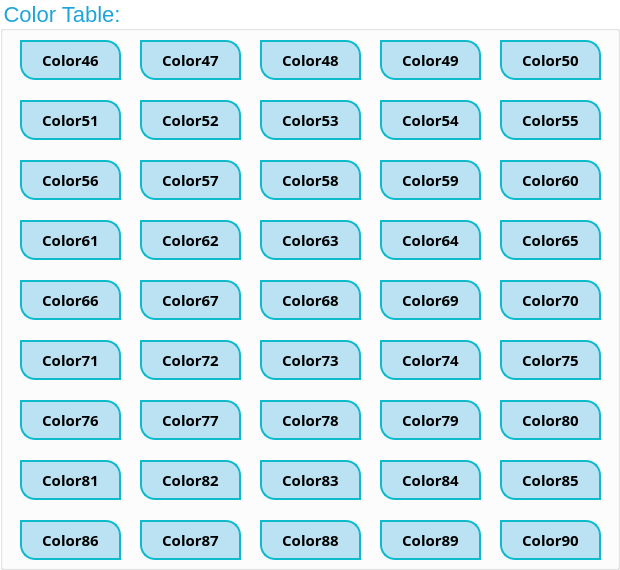
  <widget class="QGroupBox" name="groupBox_2">
   <property name="geometry">
    <rect>
     <x>700</x>
     <y>70</y>
     <width>620</width>
     <height>570</height>
    </rect>
   </property>
   <property name="styleSheet">
    <string notr="true">QGroupBox{
font-size:22px;
color:rgb(29, 165, 219);
background:transparent;
}</string>
   </property>
   <property name="title">
    <string>Color Table:</string>
   </property>
   <widget class="QPushButton" name="pushButtonColor75">
    <property name="geometry">
     <rect>
      <x>500</x>
      <y>340</y>
      <width>101</width>
      <height>40</height>
     </rect>
    </property>
    <property name="font">
     <font>
      <family>Agency FB</family>
      <pointsize>11</pointsize>
      <weight>75</weight>
      <bold>true</bold>
     </font>
    </property>
    <property name="styleSheet">
     <string notr="true">QPushButton{
border:2px solid #0fbacd;
border-top-right-radius: 15px;
border-bottom-left-radius: 15px;
color:rgb(255	,96	, 0);
ont-size:22px;
background:rgba(29, 165, 219, 0.3);
}</string>
    </property>
    <property name="text">
     <string>Color75</string>
    </property>
   </widget>
   <widget class="QPushButton" name="pushButtonColor55">
    <property name="geometry">
     <rect>
      <x>500</x>
      <y>100</y>
      <width>101</width>
      <height>40</height>
     </rect>
    </property>
    <property name="font">
     <font>
      <family>Agency FB</family>
      <pointsize>11</pointsize>
      <weight>75</weight>
      <bold>true</bold>
     </font>
    </property>
    <property name="styleSheet">
     <string notr="true">QPushButton{
border:2px solid #0fbacd;
border-top-right-radius: 15px;
border-bottom-left-radius: 15px;
color:rgb(93	,111, 	150);
ont-size:22px;
background:rgba(29, 165, 219, 0.3);
}</string>
    </property>
    <property name="text">
     <string>Color55</string>
    </property>
   </widget>
   <widget class="QPushButton" name="pushButtonColor85">
    <property name="geometry">
     <rect>
      <x>500</x>
      <y>460</y>
      <width>101</width>
      <height>40</height>
     </rect>
    </property>
    <property name="font">
     <font>
      <family>Agency FB</family>
      <pointsize>11</pointsize>
      <weight>75</weight>
      <bold>true</bold>
     </font>
    </property>
    <property name="styleSheet">
     <string notr="true">QPushButton{
border:2px solid #0fbacd;
border-top-right-radius: 15px;
border-bottom-left-radius: 15px;
color:rgb(135	,255, 	126);
ont-size:22px;
background:rgba(29, 165, 219, 0.3);
}</string>
    </property>
    <property name="text">
     <string>Color85</string>
    </property>
   </widget>
   <widget class="QPushButton" name="pushButtonColor73">
    <property name="geometry">
     <rect>
      <x>260</x>
      <y>340</y>
      <width>101</width>
      <height>40</height>
     </rect>
    </property>
    <property name="font">
     <font>
      <family>Agency FB</family>
      <pointsize>11</pointsize>
      <weight>75</weight>
      <bold>true</bold>
     </font>
    </property>
    <property name="styleSheet">
     <string notr="true">QPushButton{
border:2px solid #0fbacd;
border-top-right-radius: 15px;
border-bottom-left-radius: 15px;
color:rgb(255	,64	, 0);
ont-size:22px;
background:rgba(29, 165, 219, 0.3);
}</string>
    </property>
    <property name="text">
     <string>Color73</string>
    </property>
   </widget>
   <widget class="QPushButton" name="pushButtonColor46">
    <property name="geometry">
     <rect>
      <x>20</x>
      <y>40</y>
      <width>101</width>
      <height>40</height>
     </rect>
    </property>
    <property name="font">
     <font>
      <family>Agency FB</family>
      <pointsize>11</pointsize>
      <weight>75</weight>
      <bold>true</bold>
     </font>
    </property>
    <property name="styleSheet">
     <string notr="true">QPushButton{
border:2px solid #0fbacd;
border-top-right-radius: 15px;
border-bottom-left-radius: 15px;
color:rgb(15	,255, 	112);
ont-size:22px;
background:rgba(29, 165, 219, 0.3);
}</string>
    </property>
    <property name="text">
     <string>Color46</string>
    </property>
   </widget>
   <widget class="QPushButton" name="pushButtonColor83">
    <property name="geometry">
     <rect>
      <x>260</x>
      <y>460</y>
      <width>101</width>
      <height>40</height>
     </rect>
    </property>
    <property name="font">
     <font>
      <family>Agency FB</family>
      <pointsize>11</pointsize>
      <weight>75</weight>
      <bold>true</bold>
     </font>
    </property>
    <property name="styleSheet">
     <string notr="true">QPushButton{
border:2px solid #0fbacd;
border-top-right-radius: 15px;
border-bottom-left-radius: 15px;
color:rgb(159	,224, 	62);
ont-size:22px;
background:rgba(29, 165, 219, 0.3);
}</string>
    </property>
    <property name="text">
     <string>Color83</string>
    </property>
   </widget>
   <widget class="QPushButton" name="pushButtonColor66">
    <property name="geometry">
     <rect>
      <x>20</x>
      <y>280</y>
      <width>101</width>
      <height>40</height>
     </rect>
    </property>
    <property name="font">
     <font>
      <family>Agency FB</family>
      <pointsize>11</pointsize>
      <weight>75</weight>
      <bold>true</bold>
     </font>
    </property>
    <property name="styleSheet">
     <string notr="true">QPushButton{
border:2px solid #0fbacd;
border-top-right-radius: 15px;
border-bottom-left-radius: 15px;
color:rgb(255	,0	, 107);
ont-size:22px;
background:rgba(29, 165, 219, 0.3);
}</string>
    </property>
    <property name="text">
     <string>Color66</string>
    </property>
   </widget>
   <widget class="QPushButton" name="pushButtonColor81">
    <property name="geometry">
     <rect>
      <x>20</x>
      <y>460</y>
      <width>101</width>
      <height>40</height>
     </rect>
    </property>
    <property name="font">
     <font>
      <family>Agency FB</family>
      <pointsize>11</pointsize>
      <weight>75</weight>
      <bold>true</bold>
     </font>
    </property>
    <property name="styleSheet">
     <string notr="true">QPushButton{
border:2px solid #0fbacd;
border-top-right-radius: 15px;
border-bottom-left-radius: 15px;
color:rgb(183	,192, 	0);
ont-size:22px;
background:rgba(29, 165, 219, 0.3);
}</string>
    </property>
    <property name="text">
     <string>Color81</string>
    </property>
   </widget>
   <widget class="QPushButton" name="pushButtonColor50">
    <property name="geometry">
     <rect>
      <x>500</x>
      <y>40</y>
      <width>101</width>
      <height>40</height>
     </rect>
    </property>
    <property name="font">
     <font>
      <family>Agency FB</family>
      <pointsize>11</pointsize>
      <weight>75</weight>
      <bold>true</bold>
     </font>
    </property>
    <property name="styleSheet">
     <string notr="true">QPushButton{
border:2px solid #0fbacd;
border-top-right-radius: 15px;
border-bottom-left-radius: 15px;
color:rgb(28	,231, 	150);
ont-size:22px;
background:rgba(29, 165, 219, 0.3);
}</string>
    </property>
    <property name="text">
     <string>Color50</string>
    </property>
   </widget>
   <widget class="QPushButton" name="pushButtonColor74">
    <property name="geometry">
     <rect>
      <x>380</x>
      <y>340</y>
      <width>101</width>
      <height>40</height>
     </rect>
    </property>
    <property name="font">
     <font>
      <family>Agency FB</family>
      <pointsize>11</pointsize>
      <weight>75</weight>
      <bold>true</bold>
     </font>
    </property>
    <property name="styleSheet">
     <string notr="true">QPushButton{
border:2px solid #0fbacd;
border-top-right-radius: 15px;
border-bottom-left-radius: 15px;
color:rgb(255	,80	, 0 );
ont-size:22px;
background:rgba(29, 165, 219, 0.3);
}</string>
    </property>
    <property name="text">
     <string>Color74</string>
    </property>
   </widget>
   <widget class="QPushButton" name="pushButtonColor56">
    <property name="geometry">
     <rect>
      <x>20</x>
      <y>160</y>
      <width>101</width>
      <height>40</height>
     </rect>
    </property>
    <property name="font">
     <font>
      <family>Agency FB</family>
      <pointsize>11</pointsize>
      <weight>75</weight>
      <bold>true</bold>
     </font>
    </property>
    <property name="styleSheet">
     <string notr="true">QPushButton{
border:2px solid #0fbacd;
border-top-right-radius: 15px;
border-bottom-left-radius: 15px;
color:rgb(100	,100, 	150);
ont-size:22px;
background:rgba(29, 165, 219, 0.3);
}</string>
    </property>
    <property name="text">
     <string>Color56</string>
    </property>
   </widget>
   <widget class="QPushButton" name="pushButtonColor71">
    <property name="geometry">
     <rect>
      <x>20</x>
      <y>340</y>
      <width>101</width>
      <height>40</height>
     </rect>
    </property>
    <property name="font">
     <font>
      <family>Agency FB</family>
      <pointsize>11</pointsize>
      <weight>75</weight>
      <bold>true</bold>
     </font>
    </property>
    <property name="styleSheet">
     <string notr="true">QPushButton{
border:2px solid #0fbacd;
border-top-right-radius: 15px;
border-bottom-left-radius: 15px;
color:rgb(255	,32	, 0);
ont-size:22px;
background:rgba(29, 165, 219, 0.3);
}</string>
    </property>
    <property name="text">
     <string>Color71</string>
    </property>
   </widget>
   <widget class="QPushButton" name="pushButtonColor72">
    <property name="geometry">
     <rect>
      <x>140</x>
      <y>340</y>
      <width>101</width>
      <height>40</height>
     </rect>
    </property>
    <property name="font">
     <font>
      <family>Agency FB</family>
      <pointsize>11</pointsize>
      <weight>75</weight>
      <bold>true</bold>
     </font>
    </property>
    <property name="styleSheet">
     <string notr="true">QPushButton{
border:2px solid #0fbacd;
border-top-right-radius: 15px;
border-bottom-left-radius: 15px;
color:rgb(255	,48	, 0);
ont-size:22px;
background:rgba(29, 165, 219, 0.3);
}</string>
    </property>
    <property name="text">
     <string>Color72</string>
    </property>
   </widget>
   <widget class="QPushButton" name="pushButtonColor67">
    <property name="geometry">
     <rect>
      <x>140</x>
      <y>280</y>
      <width>101</width>
      <height>40</height>
     </rect>
    </property>
    <property name="font">
     <font>
      <family>Agency FB</family>
      <pointsize>11</pointsize>
      <weight>75</weight>
      <bold>true</bold>
     </font>
    </property>
    <property name="styleSheet">
     <string notr="true">QPushButton{
border:2px solid #0fbacd;
border-top-right-radius: 15px;
border-bottom-left-radius: 15px;
color:rgb(255	,0	, 70);
ont-size:22px;
background:rgba(29, 165, 219, 0.3);
}</string>
    </property>
    <property name="text">
     <string>Color67</string>
    </property>
   </widget>
   <widget class="QPushButton" name="pushButtonColor89">
    <property name="geometry">
     <rect>
      <x>380</x>
      <y>520</y>
      <width>101</width>
      <height>40</height>
     </rect>
    </property>
    <property name="font">
     <font>
      <family>Agency FB</family>
      <pointsize>11</pointsize>
      <weight>75</weight>
      <bold>true</bold>
     </font>
    </property>
    <property name="styleSheet">
     <string notr="true">QPushButton{
border:2px solid #0fbacd;
border-top-right-radius: 15px;
border-bottom-left-radius: 15px;
color:rgb(87	,255, 	255);
ont-size:22px;
background:rgba(29, 165, 219, 0.3);
}</string>
    </property>
    <property name="text">
     <string>Color89</string>
    </property>
   </widget>
   <widget class="QPushButton" name="pushButtonColor60">
    <property name="geometry">
     <rect>
      <x>500</x>
      <y>160</y>
      <width>101</width>
      <height>40</height>
     </rect>
    </property>
    <property name="font">
     <font>
      <family>Agency FB</family>
      <pointsize>11</pointsize>
      <weight>75</weight>
      <bold>true</bold>
     </font>
    </property>
    <property name="styleSheet">
     <string notr="true">QPushButton{
border:2px solid #0fbacd;
border-top-right-radius: 15px;
border-bottom-left-radius: 15px;
color:rgb(216	,44	, 222);
ont-size:22px;
background:rgba(29, 165, 219, 0.3);
}</string>
    </property>
    <property name="text">
     <string>Color60</string>
    </property>
   </widget>
   <widget class="QPushButton" name="pushButtonColor87">
    <property name="geometry">
     <rect>
      <x>140</x>
      <y>520</y>
      <width>101</width>
      <height>40</height>
     </rect>
    </property>
    <property name="font">
     <font>
      <family>Agency FB</family>
      <pointsize>11</pointsize>
      <weight>75</weight>
      <bold>true</bold>
     </font>
    </property>
    <property name="styleSheet">
     <string notr="true">QPushButton{
border:2px solid #0fbacd;
border-top-right-radius: 15px;
border-bottom-left-radius: 15px;
color:rgb(111	,255, 	190);
ont-size:22px;
background:rgba(29, 165, 219, 0.3);
}</string>
    </property>
    <property name="text">
     <string>Color87</string>
    </property>
   </widget>
   <widget class="QPushButton" name="pushButtonColor61">
    <property name="geometry">
     <rect>
      <x>20</x>
      <y>220</y>
      <width>101</width>
      <height>40</height>
     </rect>
    </property>
    <property name="font">
     <font>
      <family>Agency FB</family>
      <pointsize>11</pointsize>
      <weight>75</weight>
      <bold>true</bold>
     </font>
    </property>
    <property name="styleSheet">
     <string notr="true">QPushButton{
border:2px solid #0fbacd;
border-top-right-radius: 15px;
border-bottom-left-radius: 15px;
color:rgb(245	,30	, 240);
ont-size:22px;
background:rgba(29, 165, 219, 0.3);
}</string>
    </property>
    <property name="text">
     <string>Color61</string>
    </property>
   </widget>
   <widget class="QPushButton" name="pushButtonColor63">
    <property name="geometry">
     <rect>
      <x>260</x>
      <y>220</y>
      <width>101</width>
      <height>40</height>
     </rect>
    </property>
    <property name="font">
     <font>
      <family>Agency FB</family>
      <pointsize>11</pointsize>
      <weight>75</weight>
      <bold>true</bold>
     </font>
    </property>
    <property name="styleSheet">
     <string notr="true">QPushButton{
border:2px solid #0fbacd;
border-top-right-radius: 15px;
border-bottom-left-radius: 15px;
color:rgb(255	,0	, 218);
ont-size:22px;
background:rgba(29, 165, 219, 0.3);
}</string>
    </property>
    <property name="text">
     <string>Color63</string>
    </property>
   </widget>
   <widget class="QPushButton" name="pushButtonColor51">
    <property name="geometry">
     <rect>
      <x>20</x>
      <y>100</y>
      <width>101</width>
      <height>40</height>
     </rect>
    </property>
    <property name="font">
     <font>
      <family>Agency FB</family>
      <pointsize>11</pointsize>
      <weight>75</weight>
      <bold>true</bold>
     </font>
    </property>
    <property name="styleSheet">
     <string notr="true">QPushButton{
border:2px solid #0fbacd;
border-top-right-radius: 15px;
border-bottom-left-radius: 15px;
color:rgb(41	,207, 	150);
ont-size:22px;
background:rgba(29, 165, 219, 0.3);
}</string>
    </property>
    <property name="text">
     <string>Color51</string>
    </property>
   </widget>
   <widget class="QPushButton" name="pushButtonColor80">
    <property name="geometry">
     <rect>
      <x>500</x>
      <y>400</y>
      <width>101</width>
      <height>40</height>
     </rect>
    </property>
    <property name="font">
     <font>
      <family>Agency FB</family>
      <pointsize>11</pointsize>
      <weight>75</weight>
      <bold>true</bold>
     </font>
    </property>
    <property name="styleSheet">
     <string notr="true">QPushButton{
border:2px solid #0fbacd;
border-top-right-radius: 15px;
border-bottom-left-radius: 15px;
color:rgb(195	,176, 	0);
ont-size:22px;
background:rgba(29, 165, 219, 0.3);
}</string>
    </property>
    <property name="text">
     <string>Color80</string>
    </property>
   </widget>
   <widget class="QPushButton" name="pushButtonColor48">
    <property name="geometry">
     <rect>
      <x>260</x>
      <y>40</y>
      <width>101</width>
      <height>40</height>
     </rect>
    </property>
    <property name="font">
     <font>
      <family>Agency FB</family>
      <pointsize>11</pointsize>
      <weight>75</weight>
      <bold>true</bold>
     </font>
    </property>
    <property name="styleSheet">
     <string notr="true">QPushButton{
border:2px solid #0fbacd;
border-top-right-radius: 15px;
border-bottom-left-radius: 15px;
color:rgb(15	,255, 	138);
ont-size:22px;
background:rgba(29, 165, 219, 0.3);
}</string>
    </property>
    <property name="text">
     <string>Color48</string>
    </property>
   </widget>
   <widget class="QPushButton" name="pushButtonColor76">
    <property name="geometry">
     <rect>
      <x>20</x>
      <y>400</y>
      <width>101</width>
      <height>40</height>
     </rect>
    </property>
    <property name="font">
     <font>
      <family>Agency FB</family>
      <pointsize>11</pointsize>
      <weight>75</weight>
      <bold>true</bold>
     </font>
    </property>
    <property name="styleSheet">
     <string notr="true">QPushButton{
border:2px solid #0fbacd;
border-top-right-radius: 15px;
border-bottom-left-radius: 15px;
color:rgb(236	,112, 	0);
ont-size:22px;
background:rgba(29, 165, 219, 0.3);
}</string>
    </property>
    <property name="text">
     <string>Color76</string>
    </property>
   </widget>
   <widget class="QPushButton" name="pushButtonColor69">
    <property name="geometry">
     <rect>
      <x>380</x>
      <y>280</y>
      <width>101</width>
      <height>40</height>
     </rect>
    </property>
    <property name="font">
     <font>
      <family>Agency FB</family>
      <pointsize>11</pointsize>
      <weight>75</weight>
      <bold>true</bold>
     </font>
    </property>
    <property name="styleSheet">
     <string notr="true">QPushButton{
border:2px solid #0fbacd;
border-top-right-radius: 15px;
border-bottom-left-radius: 15px;
color:rgb(255	,0	, 5);
ont-size:22px;
background:rgba(29, 165, 219, 0.3);
}</string>
    </property>
    <property name="text">
     <string>Color69</string>
    </property>
   </widget>
   <widget class="QPushButton" name="pushButtonColor54">
    <property name="geometry">
     <rect>
      <x>380</x>
      <y>100</y>
      <width>101</width>
      <height>40</height>
     </rect>
    </property>
    <property name="font">
     <font>
      <family>Agency FB</family>
      <pointsize>11</pointsize>
      <weight>75</weight>
      <bold>true</bold>
     </font>
    </property>
    <property name="styleSheet">
     <string notr="true">QPushButton{
border:2px solid #0fbacd;
border-top-right-radius: 15px;
border-bottom-left-radius: 15px;
color:rgb(80	,135, 	150);
ont-size:22px;
background:rgba(29, 165, 219, 0.3);
}</string>
    </property>
    <property name="text">
     <string>Color54</string>
    </property>
   </widget>
   <widget class="QPushButton" name="pushButtonColor64">
    <property name="geometry">
     <rect>
      <x>380</x>
      <y>220</y>
      <width>101</width>
      <height>40</height>
     </rect>
    </property>
    <property name="font">
     <font>
      <family>Agency FB</family>
      <pointsize>11</pointsize>
      <weight>75</weight>
      <bold>true</bold>
     </font>
    </property>
    <property name="styleSheet">
     <string notr="true">QPushButton{
border:2px solid #0fbacd;
border-top-right-radius: 15px;
border-bottom-left-radius: 15px;
color:rgb(255	,0	, 181);
ont-size:22px;
background:rgba(29, 165, 219, 0.3);
}</string>
    </property>
    <property name="text">
     <string>Color64</string>
    </property>
   </widget>
   <widget class="QPushButton" name="pushButtonColor57">
    <property name="geometry">
     <rect>
      <x>140</x>
      <y>160</y>
      <width>101</width>
      <height>40</height>
     </rect>
    </property>
    <property name="font">
     <font>
      <family>Agency FB</family>
      <pointsize>11</pointsize>
      <weight>75</weight>
      <bold>true</bold>
     </font>
    </property>
    <property name="styleSheet">
     <string notr="true">QPushButton{
border:2px solid #0fbacd;
border-top-right-radius: 15px;
border-bottom-left-radius: 15px;
color:rgb(129	,86	, 168);
ont-size:22px;
background:rgba(29, 165, 219, 0.3);
}</string>
    </property>
    <property name="text">
     <string>Color57</string>
    </property>
   </widget>
   <widget class="QPushButton" name="pushButtonColor88">
    <property name="geometry">
     <rect>
      <x>260</x>
      <y>520</y>
      <width>101</width>
      <height>40</height>
     </rect>
    </property>
    <property name="font">
     <font>
      <family>Agency FB</family>
      <pointsize>11</pointsize>
      <weight>75</weight>
      <bold>true</bold>
     </font>
    </property>
    <property name="styleSheet">
     <string notr="true">QPushButton{
border:2px solid #0fbacd;
border-top-right-radius: 15px;
border-bottom-left-radius: 15px;
color:rgb(99	,255, 	222);
ont-size:22px;
background:rgba(29, 165, 219, 0.3);
}</string>
    </property>
    <property name="text">
     <string>Color88</string>
    </property>
   </widget>
   <widget class="QPushButton" name="pushButtonColor70">
    <property name="geometry">
     <rect>
      <x>500</x>
      <y>280</y>
      <width>101</width>
      <height>40</height>
     </rect>
    </property>
    <property name="font">
     <font>
      <family>Agency FB</family>
      <pointsize>11</pointsize>
      <weight>75</weight>
      <bold>true</bold>
     </font>
    </property>
    <property name="styleSheet">
     <string notr="true">QPushButton{
border:2px solid #0fbacd;
border-top-right-radius: 15px;
border-bottom-left-radius: 15px;
color:rgb(255	,16	, 0 );
ont-size:22px;
background:rgba(29, 165, 219, 0.3);
}</string>
    </property>
    <property name="text">
     <string>Color70</string>
    </property>
   </widget>
   <widget class="QPushButton" name="pushButtonColor68">
    <property name="geometry">
     <rect>
      <x>260</x>
      <y>280</y>
      <width>101</width>
      <height>40</height>
     </rect>
    </property>
    <property name="font">
     <font>
      <family>Agency FB</family>
      <pointsize>11</pointsize>
      <weight>75</weight>
      <bold>true</bold>
     </font>
    </property>
    <property name="styleSheet">
     <string notr="true">QPushButton{
border:2px solid #0fbacd;
border-top-right-radius: 15px;
border-bottom-left-radius: 15px;
color:rgb(255	,0	, 33);
ont-size:22px;
background:rgba(29, 165, 219, 0.3);
}</string>
    </property>
    <property name="text">
     <string>Color68</string>
    </property>
   </widget>
   <widget class="QPushButton" name="pushButtonColor49">
    <property name="geometry">
     <rect>
      <x>380</x>
      <y>40</y>
      <width>101</width>
      <height>40</height>
     </rect>
    </property>
    <property name="font">
     <font>
      <family>Agency FB</family>
      <pointsize>11</pointsize>
      <weight>75</weight>
      <bold>true</bold>
     </font>
    </property>
    <property name="styleSheet">
     <string notr="true">QPushButton{
border:2px solid #0fbacd;
border-top-right-radius: 15px;
border-bottom-left-radius: 15px;
color:rgb(15	,255, 	150);
ont-size:22px;
background:rgba(29, 165, 219, 0.3);
}</string>
    </property>
    <property name="text">
     <string>Color49</string>
    </property>
   </widget>
   <widget class="QPushButton" name="pushButtonColor86">
    <property name="geometry">
     <rect>
      <x>20</x>
      <y>520</y>
      <width>101</width>
      <height>40</height>
     </rect>
    </property>
    <property name="font">
     <font>
      <family>Agency FB</family>
      <pointsize>11</pointsize>
      <weight>75</weight>
      <bold>true</bold>
     </font>
    </property>
    <property name="styleSheet">
     <string notr="true">QPushButton{
border:2px solid #0fbacd;
border-top-right-radius: 15px;
border-bottom-left-radius: 15px;
color:rgb(123	,255, 	158);
ont-size:22px;
background:rgba(29, 165, 219, 0.3);
}</string>
    </property>
    <property name="text">
     <string>Color86</string>
    </property>
   </widget>
   <widget class="QPushButton" name="pushButtonColor78">
    <property name="geometry">
     <rect>
      <x>260</x>
      <y>400</y>
      <width>101</width>
      <height>40</height>
     </rect>
    </property>
    <property name="font">
     <font>
      <family>Agency FB</family>
      <pointsize>11</pointsize>
      <weight>75</weight>
      <bold>true</bold>
     </font>
    </property>
    <property name="styleSheet">
     <string notr="true">QPushButton{
border:2px solid #0fbacd;
border-top-right-radius: 15px;
border-bottom-left-radius: 15px;
color:rgb(219	,144, 	0);
ont-size:22px;
background:rgba(29, 165, 219, 0.3);
}</string>
    </property>
    <property name="text">
     <string>Color78</string>
    </property>
   </widget>
   <widget class="QPushButton" name="pushButtonColor84">
    <property name="geometry">
     <rect>
      <x>380</x>
      <y>460</y>
      <width>101</width>
      <height>40</height>
     </rect>
    </property>
    <property name="font">
     <font>
      <family>Agency FB</family>
      <pointsize>11</pointsize>
      <weight>75</weight>
      <bold>true</bold>
     </font>
    </property>
    <property name="styleSheet">
     <string notr="true">QPushButton{
border:2px solid #0fbacd;
border-top-right-radius: 15px;
border-bottom-left-radius: 15px;
color:rgb(147	,240, 	94);
ont-size:22px;
background:rgba(29, 165, 219, 0.3);
}</string>
    </property>
    <property name="text">
     <string>Color84</string>
    </property>
   </widget>
   <widget class="QPushButton" name="pushButtonColor90">
    <property name="geometry">
     <rect>
      <x>500</x>
      <y>520</y>
      <width>101</width>
      <height>40</height>
     </rect>
    </property>
    <property name="font">
     <font>
      <family>Agency FB</family>
      <pointsize>11</pointsize>
      <weight>75</weight>
      <bold>true</bold>
     </font>
    </property>
    <property name="styleSheet">
     <string notr="true">QPushButton{
border:2px solid #0fbacd;
border-top-right-radius: 15px;
border-bottom-left-radius: 15px;
color:rgb(75	,255, 	255);
ont-size:22px;
background:rgba(29, 165, 219, 0.3);
}</string>
    </property>
    <property name="text">
     <string>Color90</string>
    </property>
   </widget>
   <widget class="QPushButton" name="pushButtonColor62">
    <property name="geometry">
     <rect>
      <x>140</x>
      <y>220</y>
      <width>101</width>
      <height>40</height>
     </rect>
    </property>
    <property name="font">
     <font>
      <family>Agency FB</family>
      <pointsize>11</pointsize>
      <weight>75</weight>
      <bold>true</bold>
     </font>
    </property>
    <property name="styleSheet">
     <string notr="true">QPushButton{
border:2px solid #0fbacd;
border-top-right-radius: 15px;
border-bottom-left-radius: 15px;
color:rgb(255	,0	, 255);
ont-size:22px;
background:rgba(29, 165, 219, 0.3);
}</string>
    </property>
    <property name="text">
     <string>Color62</string>
    </property>
   </widget>
   <widget class="QPushButton" name="pushButtonColor79">
    <property name="geometry">
     <rect>
      <x>380</x>
      <y>400</y>
      <width>101</width>
      <height>40</height>
     </rect>
    </property>
    <property name="font">
     <font>
      <family>Agency FB</family>
      <pointsize>11</pointsize>
      <weight>75</weight>
      <bold>true</bold>
     </font>
    </property>
    <property name="styleSheet">
     <string notr="true">QPushButton{
border:2px solid #0fbacd;
border-top-right-radius: 15px;
border-bottom-left-radius: 15px;
color:rgb(207	,160, 	0);
ont-size:22px;
background:rgba(29, 165, 219, 0.3);
}</string>
    </property>
    <property name="text">
     <string>Color79</string>
    </property>
   </widget>
   <widget class="QPushButton" name="pushButtonColor53">
    <property name="geometry">
     <rect>
      <x>260</x>
      <y>100</y>
      <width>101</width>
      <height>40</height>
     </rect>
    </property>
    <property name="font">
     <font>
      <family>Agency FB</family>
      <pointsize>11</pointsize>
      <weight>75</weight>
      <bold>true</bold>
     </font>
    </property>
    <property name="styleSheet">
     <string notr="true">QPushButton{
border:2px solid #0fbacd;
border-top-right-radius: 15px;
border-bottom-left-radius: 15px;
color:rgb(67	,159, 	150);
ont-size:22px;
background:rgba(29, 165, 219, 0.3);
}</string>
    </property>
    <property name="text">
     <string>Color53</string>
    </property>
   </widget>
   <widget class="QPushButton" name="pushButtonColor82">
    <property name="geometry">
     <rect>
      <x>140</x>
      <y>460</y>
      <width>101</width>
      <height>40</height>
     </rect>
    </property>
    <property name="font">
     <font>
      <family>Agency FB</family>
      <pointsize>11</pointsize>
      <weight>75</weight>
      <bold>true</bold>
     </font>
    </property>
    <property name="styleSheet">
     <string notr="true">QPushButton{
border:2px solid #0fbacd;
border-top-right-radius: 15px;
border-bottom-left-radius: 15px;
color:rgb(171	,208, 	30);
ont-size:22px;
background:rgba(29, 165, 219, 0.3);
}</string>
    </property>
    <property name="text">
     <string>Color82</string>
    </property>
   </widget>
   <widget class="QPushButton" name="pushButtonColor59">
    <property name="geometry">
     <rect>
      <x>380</x>
      <y>160</y>
      <width>101</width>
      <height>40</height>
     </rect>
    </property>
    <property name="font">
     <font>
      <family>Agency FB</family>
      <pointsize>11</pointsize>
      <weight>75</weight>
      <bold>true</bold>
     </font>
    </property>
    <property name="styleSheet">
     <string notr="true">QPushButton{
border:2px solid #0fbacd;
border-top-right-radius: 15px;
border-bottom-left-radius: 15px;
color:rgb(187	,58	, 204);
ont-size:22px;
background:rgba(29, 165, 219, 0.3);
}</string>
    </property>
    <property name="text">
     <string>Color59</string>
    </property>
   </widget>
   <widget class="QPushButton" name="pushButtonColor77">
    <property name="geometry">
     <rect>
      <x>140</x>
      <y>400</y>
      <width>101</width>
      <height>40</height>
     </rect>
    </property>
    <property name="font">
     <font>
      <family>Agency FB</family>
      <pointsize>11</pointsize>
      <weight>75</weight>
      <bold>true</bold>
     </font>
    </property>
    <property name="styleSheet">
     <string notr="true">QPushButton{
border:2px solid #0fbacd;
border-top-right-radius: 15px;
border-bottom-left-radius: 15px;
color:rgb(231	,128, 	0);
ont-size:22px;
background:rgba(29, 165, 219, 0.3);
}</string>
    </property>
    <property name="text">
     <string>Color77</string>
    </property>
   </widget>
   <widget class="QPushButton" name="pushButtonColor52">
    <property name="geometry">
     <rect>
      <x>140</x>
      <y>100</y>
      <width>101</width>
      <height>40</height>
     </rect>
    </property>
    <property name="font">
     <font>
      <family>Agency FB</family>
      <pointsize>11</pointsize>
      <weight>75</weight>
      <bold>true</bold>
     </font>
    </property>
    <property name="styleSheet">
     <string notr="true">QPushButton{
border:2px solid #0fbacd;
border-top-right-radius: 15px;
border-bottom-left-radius: 15px;
color:rgb(54	,183, 	150);
ont-size:22px;
background:rgba(29, 165, 219, 0.3);
}</string>
    </property>
    <property name="text">
     <string>Color52</string>
    </property>
   </widget>
   <widget class="QPushButton" name="pushButtonColor65">
    <property name="geometry">
     <rect>
      <x>500</x>
      <y>220</y>
      <width>101</width>
      <height>40</height>
     </rect>
    </property>
    <property name="font">
     <font>
      <family>Agency FB</family>
      <pointsize>11</pointsize>
      <weight>75</weight>
      <bold>true</bold>
     </font>
    </property>
    <property name="styleSheet">
     <string notr="true">QPushButton{
border:2px solid #0fbacd;
border-top-right-radius: 15px;
border-bottom-left-radius: 15px;
color:rgb(255	,0	, 144);
ont-size:22px;
background:rgba(29, 165, 219, 0.3);
}</string>
    </property>
    <property name="text">
     <string>Color65</string>
    </property>
   </widget>
   <widget class="QPushButton" name="pushButtonColor47">
    <property name="geometry">
     <rect>
      <x>140</x>
      <y>40</y>
      <width>101</width>
      <height>40</height>
     </rect>
    </property>
    <property name="font">
     <font>
      <family>Agency FB</family>
      <pointsize>11</pointsize>
      <weight>75</weight>
      <bold>true</bold>
     </font>
    </property>
    <property name="styleSheet">
     <string notr="true">QPushButton{
border:2px solid #0fbacd;
border-top-right-radius: 15px;
border-bottom-left-radius: 15px;
color:rgb(15	,255, 	125);
ont-size:22px;
background:rgba(29, 165, 219, 0.3);
}</string>
    </property>
    <property name="text">
     <string>Color47</string>
    </property>
   </widget>
   <widget class="QPushButton" name="pushButtonColor58">
    <property name="geometry">
     <rect>
      <x>260</x>
      <y>160</y>
      <width>101</width>
      <height>40</height>
     </rect>
    </property>
    <property name="font">
     <font>
      <family>Agency FB</family>
      <pointsize>11</pointsize>
      <weight>75</weight>
      <bold>true</bold>
     </font>
    </property>
    <property name="styleSheet">
     <string notr="true">QPushButton{
border:2px solid #0fbacd;
border-top-right-radius: 15px;
border-bottom-left-radius: 15px;
color:rgb(158	,72	, 186);
ont-size:22px;
background:rgba(29, 165, 219, 0.3);
}</string>
    </property>
    <property name="text">
     <string>Color58</string>
    </property>
   </widget>
  </widget>
